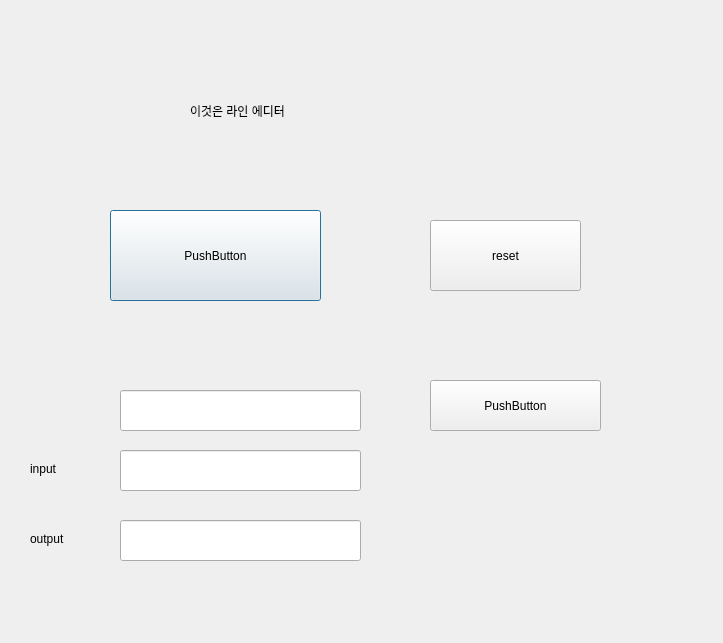
<?xml version="1.0" encoding="UTF-8"?>
<ui version="4.0">
 <class>Dialog</class>
 <widget class="QDialog" name="Dialog">
  <property name="geometry">
   <rect>
    <x>0</x>
    <y>0</y>
    <width>723</width>
    <height>643</height>
   </rect>
  </property>
  <property name="windowTitle">
   <string>Dialog</string>
  </property>
  <widget class="QLabel" name="label">
   <property name="geometry">
    <rect>
     <x>190</x>
     <y>80</y>
     <width>281</width>
     <height>61</height>
    </rect>
   </property>
   <property name="text">
    <string>이것은 라인 에디터</string>
   </property>
  </widget>
  <widget class="QPushButton" name="pushButton">
   <property name="geometry">
    <rect>
     <x>110</x>
     <y>210</y>
     <width>211</width>
     <height>91</height>
    </rect>
   </property>
   <property name="text">
    <string>PushButton</string>
   </property>
  </widget>
  <widget class="QPushButton" name="pushButton_2">
   <property name="geometry">
    <rect>
     <x>430</x>
     <y>220</y>
     <width>151</width>
     <height>71</height>
    </rect>
   </property>
   <property name="text">
    <string>reset</string>
   </property>
  </widget>
  <widget class="QPushButton" name="pushButton_3">
   <property name="geometry">
    <rect>
     <x>430</x>
     <y>380</y>
     <width>171</width>
     <height>51</height>
    </rect>
   </property>
   <property name="text">
    <string>PushButton</string>
   </property>
  </widget>
  <widget class="QLineEdit" name="lineEdit">
   <property name="geometry">
    <rect>
     <x>120</x>
     <y>390</y>
     <width>241</width>
     <height>41</height>
    </rect>
   </property>
  </widget>
  <widget class="QLineEdit" name="lineEdit_2">
   <property name="geometry">
    <rect>
     <x>120</x>
     <y>450</y>
     <width>241</width>
     <height>41</height>
    </rect>
   </property>
  </widget>
  <widget class="QLineEdit" name="lineEdit_3">
   <property name="geometry">
    <rect>
     <x>120</x>
     <y>520</y>
     <width>241</width>
     <height>41</height>
    </rect>
   </property>
   <property name="readOnly">
    <bool>true</bool>
   </property>
  </widget>
  <widget class="QLabel" name="label_2">
   <property name="geometry">
    <rect>
     <x>30</x>
     <y>460</y>
     <width>67</width>
     <height>17</height>
    </rect>
   </property>
   <property name="text">
    <string>input</string>
   </property>
  </widget>
  <widget class="QLabel" name="label_3">
   <property name="geometry">
    <rect>
     <x>30</x>
     <y>530</y>
     <width>67</width>
     <height>17</height>
    </rect>
   </property>
   <property name="text">
    <string>output</string>
   </property>
  </widget>
 </widget>
 <resources/>
 <connections/>
</ui>
